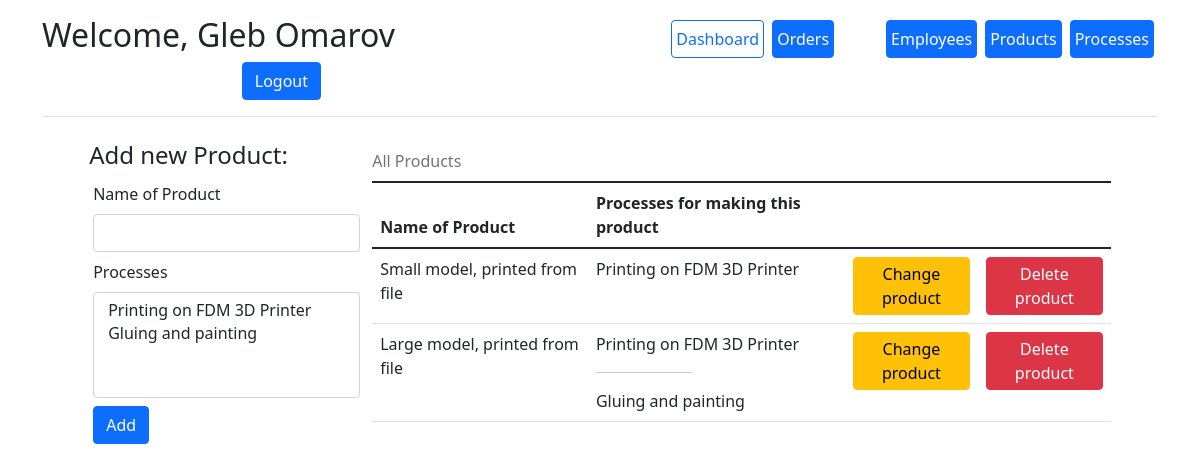
The page /add_product (signed in) on the database as committed earlier.
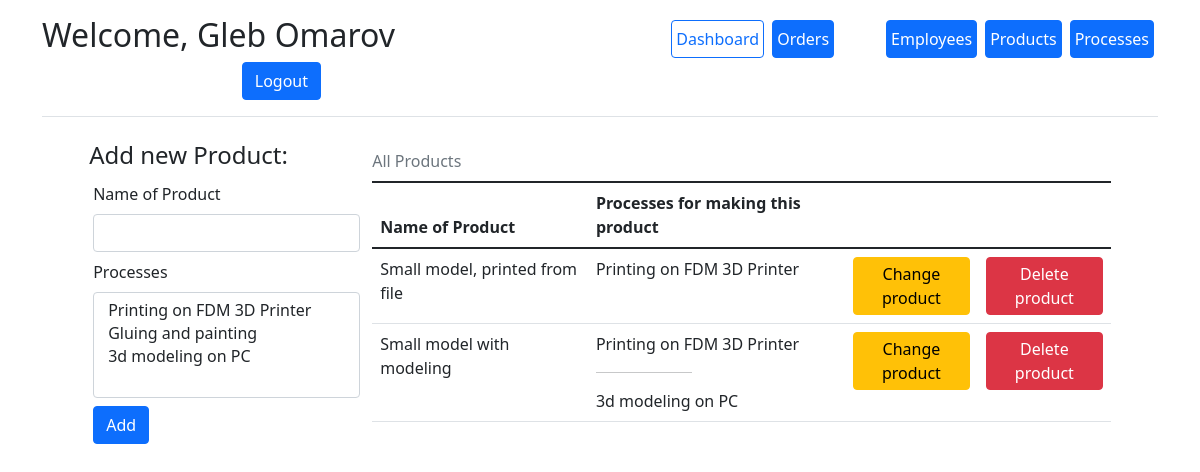
The same page on the database as committed later.
### app/models.py (models this page shows)
class Product(db.Model):
    product_id = db.Column(db.Integer, primary_key=True, nullable=False, autoincrement=True)
    name = db.Column("Name", db.String)
    processes = db.relationship("Process", secondary=product_processes, back_populates="products")
    orders = db.relationship("Order", secondary=orders_products, back_populates="products")

class Process(db.Model):
    process_id = db.Column(db.Integer, primary_key=True, nullable=False, autoincrement=True)
    name = db.Column("Name", db.String)
    responsible_employee = db.Column(db.Integer, db.ForeignKey('employee.id'))
    products = db.relationship("Product", secondary=product_processes, back_populates="processes")
    processes_in_order = db.relationship('ProcessInOrder', backref='Process', lazy='dynamic')

### app/routes.py (the view, shortened to what this page needs)
@process_app.route('/add_product', methods=['get', 'post'])
@login_required
def add_product():
    if not current_user.admin:
        return redirect(url_for('dashboard'))
    table = models.Product.query.all()
    form = AddProduct()
    form.processes.choices = [
        (process.process_id, process.name) for process in models.Process.query.all()
    ]
    return render_template('add_product.html', form=form, table=table)

### app/forms.py
class AddProduct(FlaskForm):
    name = StringField("Name of Product", validators=[InputRequired()])
    processes = SelectMultipleField("Processes")
    submit = SubmitField()

### app/__init__.py (called while the page is built)
@login_manager.user_loader
def load_user(user_id):
    return Employee.query.get(int(user_id))

### app/templates/add_product.html (shortened to what this page needs)
{% extends "base.html" %}
{% block content %}
<div class="container">
    <div class="row g-3 justify-content-md-center">
        <form action="" method="post" class="col-3">
            <h4>Add new Product:</h4>
            {{ form.name.label(class="form-label m-1") }}
            {{ form.name(class="form-control m-1") }}
            {{ form.processes.label(class="form-label m-1") }}
            {{ form.processes(class="form-select m-1", size=4, multiple=True) }}
            {{ form.submit(class="btn btn-primary m-1", value="Add") }}
        </form>
        <div class="col-8">
            <table class="table table-hover">
                <caption class="caption-top">All Products</caption>
                <thead>
                <tr>
                    <th scope="col">Name of Product</th>
                    <th scope="col">Processes for making this product</th>
                    <th scope="col" style="width:18%;"></th>
                    <th scope="col" style="width:18%;"></th>
                </tr>
                </thead>
                <tbody>
                {% for product in table %}
                <tr>
                    <td>{{ product.name }}</td>
                    <td>
                        {% for process in product.processes %}
                        {{ process.name }}
                        {% if loop.index < product.processes|length %}
                        <br>
                        <hr width="40%">
                        {% endif %}
                                                {% endfor %}
                    </td>
                    <td>
                        <a href="" class="btn btn-warning p-1">Change product</a>
                    </td>
                    <td>
                        <a href="{{ url_for('remove_product', product_id=product.product_id) }}"
                           class="btn btn-danger p-1">Delete
                            product</a>
                    </td>
                </tr>
                {% endfor %}
                </tbody>
            </table>
        </div>
    </div>
</div>
{% endblock %}

Rows that differ between the two databases and show on the page:
changed Product: loses Process (name "Gluing and painting"); name "Large model, printed from file" → "Small model with modeling"
added Process: name "3d modeling on PC", shown under Product "Small model with modeling"
Other text that changed with them:
form field processes: "Printing on FDM 3D Printer / Gluing and painting" → "Printing on FDM 3D Printer / Gluing and painting / 3d modeling on PC"
